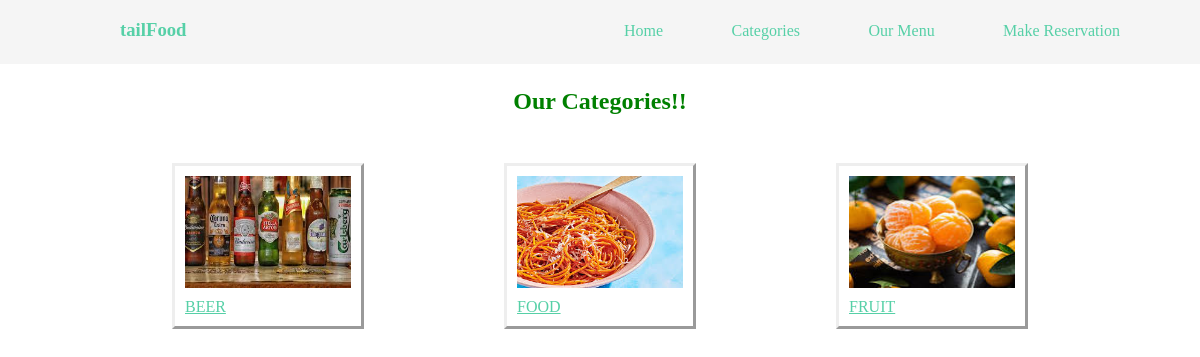
The page /users_pages/view_categories.php on the database its author committed.
### tables this page shows
CREATE TABLE `category` (
  `id` bigint(20) NOT NULL,
  `category` varchar(181) NOT NULL,
  `image` varchar(181) NOT NULL,
  `description` varchar(181) NOT NULL,
  `created_at` timestamp NOT NULL DEFAULT current_timestamp() ON UPDATE current_timestamp()
);

### users_pages/view_categories.php (the view, shortened to what this page needs)
<?php
include("../connection/connection.php");
include("../static/header.php");
?>
<center>
<h2 style="margin-top:1em; color:green;">Our Categories!!</h2>
</center>
<div class="category_container">
<?php
$query="SELECT * FROM category order by created_at DESC ";
$query_run = mysqli_query($con , $query);
$sql = mysqli_num_rows($query_run);
if($sql > 0)
{
    while($row = mysqli_fetch_array($query_run))
    {
        ?>
        <div class="category">
            <div class="container">
                <div class="section">
            <div class="card">
                <div class="card-header">
                <img src="../category_images/<?= $row['image']; ?>">
                </div>
                <div class="card-body">
                <p><a href="category_menu_view.php?category=<?= $row['category']; ?>">
                <?= $row['category']; ?></a></p>
                </div>
        </div>
        </div>
        </div>
        </div>
        <?php
    }
}
else
{
    echo "no category found";
}
?>
</div>

### css/style.css (style rules this page uses)
* { margin: 0; padding: 0; box-sizing: border-box; }
.category_container { background-color: transparent; display: flex; justify-content: space-evenly; flex-wrap: wrap; width: auto; padding: 2em; }
.category .container { margin-top: 1em; width: fit-content; }
.category .container .card { border-style: outset; width: 12rem; padding: 10px; height: auto; }
.category .container .card img { width: 100%; margin-bottom: 10px; }
.category .card-body a { text-transform: uppercase; color: rgb(86, 208, 167); }
.category img { width:100%; height: 7rem; }

### rows shown on the page
category: image (picture), category "BEER"
category: image (picture), category "FOOD"
category: image (picture), category "FRUIT"
